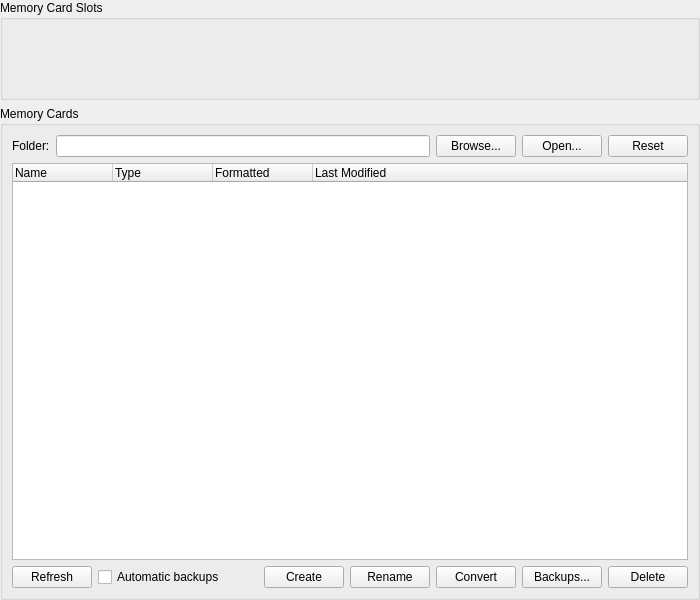
<?xml version="1.0" encoding="UTF-8"?>
<ui version="4.0">
 <class>MemoryCardSettingsWidget</class>
 <widget class="QWidget" name="MemoryCardSettingsWidget">
  <property name="geometry">
   <rect>
    <x>0</x>
    <y>0</y>
    <width>700</width>
    <height>600</height>
   </rect>
  </property>
  <layout class="QVBoxLayout" name="verticalLayout" stretch="0,1,0">
   <property name="leftMargin">
    <number>0</number>
   </property>
   <property name="topMargin">
    <number>0</number>
   </property>
   <property name="rightMargin">
    <number>0</number>
   </property>
   <property name="bottomMargin">
    <number>0</number>
   </property>
   <item>
    <widget class="QGroupBox" name="slotGroupBox">
     <property name="sizePolicy">
      <sizepolicy hsizetype="Preferred" vsizetype="Fixed">
       <horstretch>0</horstretch>
       <verstretch>0</verstretch>
      </sizepolicy>
     </property>
     <property name="minimumSize">
      <size>
       <width>0</width>
       <height>100</height>
      </size>
     </property>
     <property name="maximumSize">
      <size>
       <width>16777215</width>
       <height>100</height>
      </size>
     </property>
     <property name="title">
      <string>Memory Card Slots</string>
     </property>
     <layout class="QGridLayout" name="gridLayout"/>
    </widget>
   </item>
   <item>
    <widget class="QGroupBox" name="cardGroupBox">
     <property name="title">
      <string>Memory Cards</string>
     </property>
     <layout class="QVBoxLayout" name="verticalLayout_2">
      <item>
       <layout class="QHBoxLayout" name="horizontalLayout">
        <item>
         <widget class="QLabel" name="label">
          <property name="text">
           <string>Folder:</string>
          </property>
          <property name="buddy">
           <cstring>directory</cstring>
          </property>
         </widget>
        </item>
        <item>
         <widget class="QLineEdit" name="directory"/>
        </item>
        <item>
         <widget class="QPushButton" name="browse">
          <property name="text">
           <string>Browse...</string>
          </property>
         </widget>
        </item>
        <item>
         <widget class="QPushButton" name="open">
          <property name="text">
           <string>Open...</string>
          </property>
         </widget>
        </item>
        <item>
         <widget class="QPushButton" name="reset">
          <property name="text">
           <string>Reset</string>
          </property>
         </widget>
        </item>
       </layout>
      </item>
      <item>
       <widget class="MemoryCardListWidget" name="cardList">
        <property name="rootIsDecorated">
         <bool>false</bool>
        </property>
        <column>
         <property name="text">
          <string>Name</string>
         </property>
        </column>
        <column>
         <property name="text">
          <string>Type</string>
         </property>
        </column>
        <column>
         <property name="text">
          <string>Formatted</string>
         </property>
        </column>
        <column>
         <property name="text">
          <string>Last Modified</string>
         </property>
        </column>
       </widget>
      </item>
      <item>
       <layout class="QHBoxLayout" name="horizontalLayout_2">
        <item>
         <widget class="QPushButton" name="refreshCard">
          <property name="text">
           <string>Refresh</string>
          </property>
         </widget>
        </item>
        <item>
         <widget class="QCheckBox" name="autoBackup">
          <property name="text">
           <string>Automatic backups</string>
          </property>
         </widget>
        </item>
        <item>
         <spacer name="horizontalSpacer">
          <property name="orientation">
           <enum>Qt::Orientation::Horizontal</enum>
          </property>
          <property name="sizeHint" stdset="0">
           <size>
            <width>40</width>
            <height>0</height>
           </size>
          </property>
         </spacer>
        </item>
        <item>
         <widget class="QPushButton" name="createCard">
          <property name="text">
           <string>Create</string>
          </property>
         </widget>
        </item>
        <item>
         <widget class="QPushButton" name="renameCard">
          <property name="text">
           <string>Rename</string>
          </property>
         </widget>
        </item>
        <item>
         <widget class="QPushButton" name="convertCard">
          <property name="text">
           <string>Convert</string>
          </property>
         </widget>
        </item>
        <item>
         <widget class="QPushButton" name="backupsCard">
          <property name="text">
           <string>Backups...</string>
          </property>
         </widget>
        </item>
        <item>
         <widget class="QPushButton" name="deleteCard">
          <property name="text">
           <string>Delete</string>
          </property>
         </widget>
        </item>
       </layout>
      </item>
     </layout>
    </widget>
   </item>
  </layout>
 </widget>
 <customwidgets>
  <customwidget>
   <class>MemoryCardListWidget</class>
   <extends>QTreeWidget</extends>
   <header>Settings/MemoryCardSettingsWidget.h</header>
  </customwidget>
 </customwidgets>
 <tabstops>
  <tabstop>directory</tabstop>
  <tabstop>browse</tabstop>
  <tabstop>open</tabstop>
  <tabstop>reset</tabstop>
  <tabstop>cardList</tabstop>
  <tabstop>refreshCard</tabstop>
  <tabstop>autoBackup</tabstop>
  <tabstop>createCard</tabstop>
  <tabstop>renameCard</tabstop>
  <tabstop>convertCard</tabstop>
  <tabstop>backupsCard</tabstop>
  <tabstop>deleteCard</tabstop>
 </tabstops>
 <resources/>
 <connections/>
</ui>
